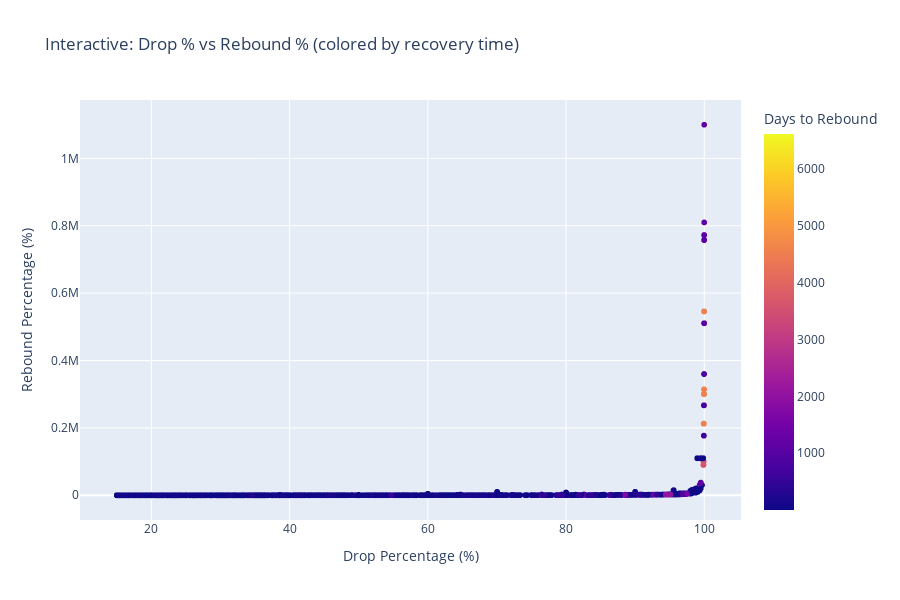

The code cell stored with this chart in its notebook:
### Markdown cell above
### 5.4 Interactive Plotly Chart

**Plotly** creates interactive charts you can hover over, zoom, and pan. Much better for exploring data!

### Code cell
# Create an interactive scatter plot with plotly
# You can hover over points to see exact values!
fig = px.scatter(
    rebounds_df, 
    x='drop_percentage', 
    y='rebound_percentage',
    color='days_to_rebound',  # Color points by days to rebound
    title='Interactive: Drop % vs Rebound % (colored by recovery time)',
    labels={
        'drop_percentage': 'Drop Percentage (%)',
        'rebound_percentage': 'Rebound Percentage (%)',
        'days_to_rebound': 'Days to Rebound',
        'ticker_history_id': 'Ticker History ID'
    },
    hover_data=['days_to_bottom', 'days_to_rebound', 'ticker_history_id']
)

fig.update_layout(height=600)
fig.show()

print("💡 TIP: Hover over points to see details, use the toolbar to zoom/pan!")

### Figure 1 — Plotly figure (JSON) as saved in the notebook; plotly's stock layout.template omitted (floating-point values rounded to 4 significant figures; data arrays with more than 128 entries replaced by an {"elided": "..."} marker saying what was removed)
{"data": [{"customdata": {"elided": "10000x3 int values"}, "hovertemplate": "Drop Percentage (%)=%{x}<br>Rebound Percentage (%)=%{y}<br>days_to_bottom=%{customdata[0]}<br>Days to Rebound=%{marker.color}<br>Ticker History ID=%{customdata[2]}<extra></extra>", "legendgroup": "", "marker": {"color": {"elided": "10000 int values"}, "coloraxis": "coloraxis", "symbol": "circle"}, "mode": "markers", "name": "", "showlegend": false, "type": "scattergl", "x": {"elided": "10000 float values"}, "xaxis": "x", "y": {"elided": "10000 float values"}, "yaxis": "y"}], "layout": {"coloraxis": {"colorbar": {"title": {"text": "Days to Rebound"}}, "colorscale": [[0, "#0d0887"], [0.1111, "#46039f"], [0.2222, "#7201a8"], [0.3333, "#9c179e"], [0.4444, "#bd3786"], [0.5556, "#d8576b"], [0.6667, "#ed7953"], [0.7778, "#fb9f3a"], [0.8889, "#fdca26"], [1, "#f0f921"]]}, "height": 600, "legend": {"tracegroupgap": 0}, "title": {"text": "Interactive: Drop % vs Rebound % (colored by recovery time)"}, "xaxis": {"anchor": "y", "domain": [0, 1], "title": {"text": "Drop Percentage (%)"}}, "yaxis": {"anchor": "x", "domain": [0, 1], "title": {"text": "Rebound Percentage (%)"}}}}
